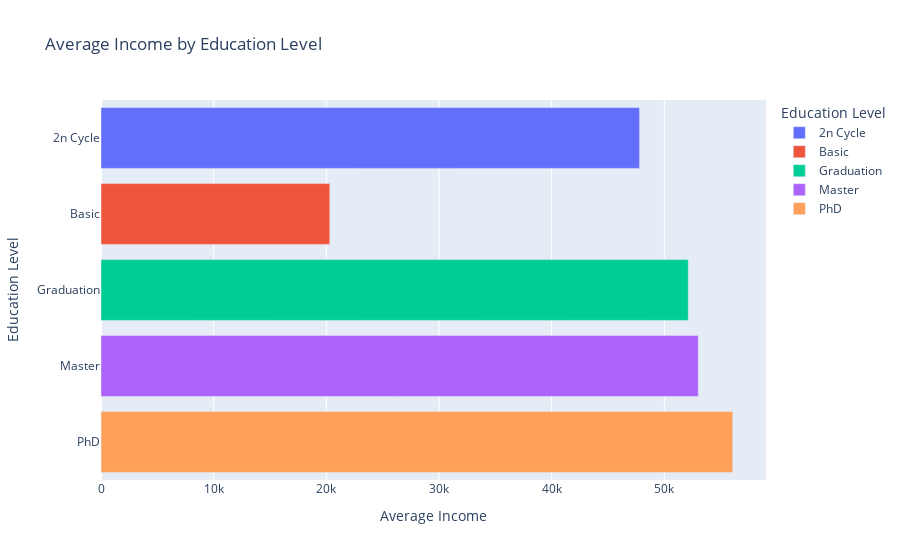

Write notebook code for a chart like this one.
### Markdown cell above
#### Exploratory Data Analysis

### Code cell
education_income = df.groupby('Education')['Income'].mean().reset_index()

fig = px.bar(education_income, y='Education', x='Income',
            title='Average Income by Education Level', 
            labels={'Education': 'Education Level', 'Income': 'Average Income'}, orientation='h', color='Education')


fig.show()

### Figure 1 — Plotly figure (JSON) as saved in the notebook; plotly's stock layout.template omitted (floating-point values rounded to 4 significant figures)
{"data": [{"alignmentgroup": "True", "hovertemplate": "Education Level=%{y}<br>Average Income=%{x}<extra></extra>", "legendgroup": "2n Cycle", "marker": {"color": "#636efa", "pattern": {"shape": ""}}, "name": "2n Cycle", "offsetgroup": "2n Cycle", "orientation": "h", "showlegend": true, "textposition": "auto", "type": "bar", "x": [47800.0], "xaxis": "x", "y": ["2n Cycle"], "yaxis": "y"}, {"alignmentgroup": "True", "hovertemplate": "Education Level=%{y}<br>Average Income=%{x}<extra></extra>", "legendgroup": "Basic", "marker": {"color": "#EF553B", "pattern": {"shape": ""}}, "name": "Basic", "offsetgroup": "Basic", "orientation": "h", "showlegend": true, "textposition": "auto", "type": "bar", "x": [20310.0], "xaxis": "x", "y": ["Basic"], "yaxis": "y"}, {"alignmentgroup": "True", "hovertemplate": "Education Level=%{y}<br>Average Income=%{x}<extra></extra>", "legendgroup": "Graduation", "marker": {"color": "#00cc96", "pattern": {"shape": ""}}, "name": "Graduation", "offsetgroup": "Graduation", "orientation": "h", "showlegend": true, "textposition": "auto", "type": "bar", "x": [52130.0], "xaxis": "x", "y": ["Graduation"], "yaxis": "y"}, {"alignmentgroup": "True", "hovertemplate": "Education Level=%{y}<br>Average Income=%{x}<extra></extra>", "legendgroup": "Master", "marker": {"color": "#ab63fa", "pattern": {"shape": ""}}, "name": "Master", "offsetgroup": "Master", "orientation": "h", "showlegend": true, "textposition": "auto", "type": "bar", "x": [53010.0], "xaxis": "x", "y": ["Master"], "yaxis": "y"}, {"alignmentgroup": "True", "hovertemplate": "Education Level=%{y}<br>Average Income=%{x}<extra></extra>", "legendgroup": "PhD", "marker": {"color": "#FFA15A", "pattern": {"shape": ""}}, "name": "PhD", "offsetgroup": "PhD", "orientation": "h", "showlegend": true, "textposition": "auto", "type": "bar", "x": [56070.0], "xaxis": "x", "y": ["PhD"], "yaxis": "y"}], "layout": {"barmode": "relative", "legend": {"title": {"text": "Education Level"}, "tracegroupgap": 0}, "title": {"text": "Average Income by Education Level"}, "xaxis": {"anchor": "y", "domain": [0, 1], "title": {"text": "Average Income"}}, "yaxis": {"anchor": "x", "categoryarray": ["PhD", "Master", "Graduation", "Basic", "2n Cycle"], "categoryorder": "array", "domain": [0, 1], "title": {"text": "Education Level"}}}}
